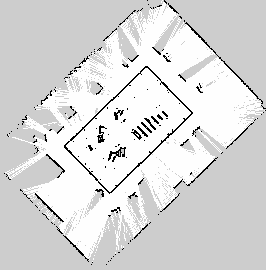
#> input picture app/savedMap/sandbox_nav_ready_20261101/map.pgm, 266 x 270 px, found by its file name
$ python build_project_hull.py
#> lines starting #> are read from the running program, lines starting #| are printed output that depends on the picture; after the words box and inside, x2 and y2 are one past the last pixel; in counts of white or black regions, pixels touching at a corner belong together
"""Third attempt: keepout = convex hull of the sandbox plate minus lidar obstacles.

The plate (the real drivable rectangle) is recovered as the convex hull of the
existing keepout mask, which already spans the plate. Allowing the hull minus
obstacles gives the costmap a free band wide enough for the 0.23 m body while
still keeping the car off the room floor and the model districts.
"""
import hashlib
import json
import math
import os

import numpy as np
from PIL import Image, ImageFilter
from scipy.spatial import ConvexHull

RES = 0.05
ORIGIN = [-5.04, -7.53]
SRC = r"app/savedMap/sandbox_nav_ready_20261101"
OUT = r"app/savedMap/sandbox_nav_hull20261101"

map_pgm = Image.open(SRC + "/map.pgm").convert("L")
#> map_pgm is the input picture: PIL image 266x270 L; min 0, max 254, mean 217.4
w, h = map_pgm.size
#> w = 266; h = 270
real = np.array(map_pgm)
occ = real <= 60
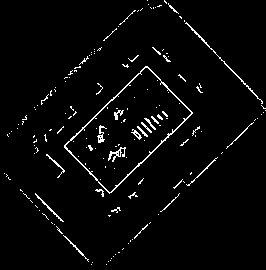
#> occ: shape (270, 266) bool; 3.1% white in thin lines or dots

old = np.array(Image.open(SRC + "/keepout.pgm").convert("L")) >= 250
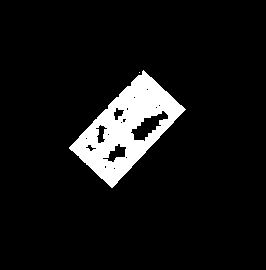
#> input picture app/savedMap/sandbox_nav_ready_20261101/keepout.pgm, 266 x 270 px, found by its file name
#> old: shape (270, 266) bool; 7.7% white; 2 white regions (1 under 20 px), largest, box (x1, y1, x2, y2) and area: (69, 70, 186, 188) 5519
rows, cols = np.nonzero(old)
#> rows = 5520 values from 70 to 187; cols = 5520 values, max 185 at index 1625, min 69 at index 3998, mean 126.1
pts = np.column_stack([cols * RES + ORIGIN[0], rows * RES + ORIGIN[1]])
#> pts = 5520 pairs, first value -1.59 to 4.21, second value -4.03 to 1.82
hull = ConvexHull(pts)
poly = pts[hull.vertices]
#> poly = 16 rows, first 8: [1.91, -3.93], [2.11, -4.03], [2.51, -3.68], [4.01, -2.28], [4.21, -2.08], [3.61, -1.43], [0.81, 1.57], [0.56, 1.82]
print("hull vertices", len(poly))
#| hull vertices 16

# rasterise the hull with a half-pixel scan test
grid_cols, grid_rows = np.meshgrid(np.arange(w), np.arange(h))
xs = grid_cols * RES + ORIGIN[0]
ys = grid_rows * RES + ORIGIN[1]
inside = np.ones((h, w), dtype=bool)
for k in range(len(poly)):
    x1, y1 = poly[k]
    x2, y2 = poly[(k + 1) % len(poly)]
    cross = (x2 - x1) * (ys - y1) - (y2 - y1) * (xs - x1)
    inside &= cross >= -1e-9
#> this loop made 16 passes
#> (x1, y1, x2, y2) on passes 1 to 12: (1.91, -3.93, 2.11, -4.03), (2.11, -4.03, 2.51, -3.68), (2.51, -3.68, 4.01, -2.28), (4.01, -2.28, 4.21, -2.08), (4.21, -2.08, 3.61, -1.43), (3.61, -1.43, 0.81, 1.57), (0.81, 1.57, 0.56, 1.82), (0.56, 1.82, 0.51, 1.82), (0.51, 1.82, 0.01, 1.37), (0.01, 1.37, -1.49, -0.03), (-1.49, -0.03, -1.59, -0.13), (-1.59, -0.13, -1.59, -0.18)
#> pass 1, `cross = (x2 - x1) * (ys - y1) - (y2 - y1) * (xs - x1)`:
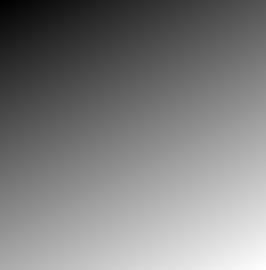
#> cross: shape (270, 266) float64; min -1.42, max 2.6, mean 0.593; drawn with min black and max white
#> pass 1, `inside &= cross >= -1e-9`:
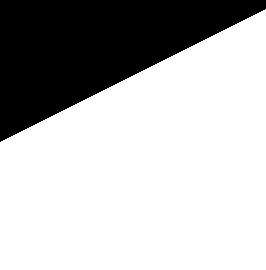
#> inside: shape (270, 266) bool; 72% white; 1 black region, box (x1, y1, x2, y2) and area: (0, 0, 266, 142) 20083
#> pass 2, `inside &= cross >= -1e-9`:
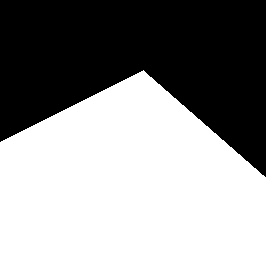
#> inside: shape (270, 266) bool; 57.6% white; 1 black region, box (x1, y1, x2, y2) and area: (0, 0, 266, 177) 30422
#> after the loop:
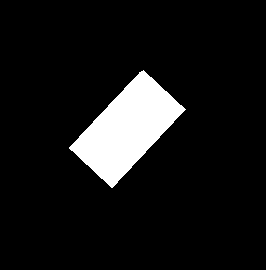
#> inside: shape (270, 266) bool; 8.9% white; 1 white region, box (x1, y1, x2, y2) and area: (69, 70, 186, 188) 6384

obstacles = np.array(Image.fromarray((occ * 255).astype("uint8")).filter(ImageFilter.MaxFilter(3))) > 0
#> obstacles: shape (270, 266) bool; 9.8% white; 56 white regions (17 under 20 px), largest, box (x1, y1, x2, y2) and area: (63, 65, 194, 198) 1753, (163, 0, 266, 116) 653, (130, 110, 169, 142) 529
keep = inside & ~obstacles
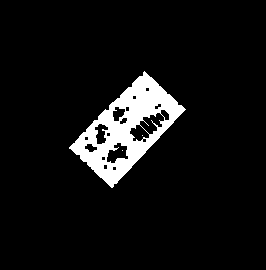
#> keep: shape (270, 266) bool; 7% white; 3 white regions (2 under 20 px), largest, box (x1, y1, x2, y2) and area: (69, 71, 186, 188) 5006
print("keepout cells %d (%.2f m2)" % (keep.sum(), keep.sum() * 0.0025))
#| keepout cells 5008 (12.52 m2)

nodes = json.load(open(r".work\net_nodes.json", encoding="utf-8"))
#> (reads .work/net_nodes.json from the repository)
pos = {int(i): tuple(p) for i, p, _ in nodes}
links = {int(i): [int(t) for t in to] for i, _, to in nodes}
edges = sorted({(min(x, y), max(x, y)) for x, ts in links.items() for y in ts})


def sampled(p, q, step=0.02):
    length = math.dist(p, q)
    n = max(1, int(math.ceil(length / step)))
    for i in range(n + 1):
        yield p[0] + (q[0] - p[0]) * i / n, p[1] + (q[1] - p[1]) * i / n


def inside_keep(x, y):
    col = int(round((x - ORIGIN[0]) / RES))
    row = int(round((y - ORIGIN[1]) / RES))
    return 0 <= row < h and 0 <= col < w and keep[row, col]


edge_widths = {}
bad = 0
for a_, b in edges:
    if not all(inside_keep(x, y) for x, y in sampled(pos[a_], pos[b])):
        bad += 1
        width = 0.0
    else:
        width = 0.50
    edge_widths["%d:%d" % (a_, b)] = width
    edge_widths["%d:%d" % (b, a_)] = width
#> this loop made 110 passes
#> after the loop, bad = 73; edge_widths = 220 items
print("edges outside keepout %d" % bad)
#| edges outside keepout 73

os.makedirs(OUT, exist_ok=True)
map_pgm.save(OUT + "/map.pgm")
mask = np.where(keep, 255, 0).astype("uint8")
Image.fromarray(mask).save(OUT + "/roads.pgm")
Image.fromarray(mask).save(OUT + "/keepout.pgm")
yaml = """image: {name}.pgm
mode: trinary
resolution: 0.05
origin: [-5.04, -7.53, 0]
negate: 0
occupied_thresh: 0.65
free_thresh: 0.25
"""
for name in ("map", "roads", "keepout"):
    open(OUT + "/" + name + ".yaml", "w", encoding="utf-8", newline="\n").write(yaml.format(name=name))

lines = ["waypoints:"]
for i in sorted(pos):
    lines.append("  - id: %d" % i)
    lines.append("    pose: [%.4f, %.4f]" % pos[i])
    lines.append("    to: %s" % json.dumps(sorted(links[i])))
    lines.append("    name: 路口%d" % i)
open(OUT + "/road_network.yaml", "w", encoding="utf-8", newline="\n").write("\n".join(lines) + "\n")

files = ["map.pgm", "map.yaml", "roads.pgm", "roads.yaml", "keepout.pgm", "keepout.yaml", "road_network.yaml"]
sha = {n: hashlib.sha256(open(OUT + "/" + n, "rb").read()).hexdigest() for n in files}
meta = {
    "version": 1,
    "id": "sandbox_nav_hull20261101",
    "frame": "map",
    "calibrated": True,
    "max_rms": 0.075,
    "calibration": {
        "source": [[0.0, 0.0], [1.0, 0.0], [0.0, 1.0]],
        "target": [[0.0, 0.0], [1.0, 0.0], [0.0, 1.0]],
        "transform": {"x": 0.0, "y": 0.0, "yaw": 0.0, "rms": 0.0, "maximum": 0.0, "scale_ratio": 1.0},
    },
    "edge_widths": edge_widths,
    "narrow_enabled": True,
    "narrow_nodes": [],
    "sources": {"localization": "map.yaml", "roads": "roads.yaml"},
    "sha256": sha,
}
json.dump(meta, open(OUT + "/sandbox.json", "w", encoding="utf-8", newline="\n"), ensure_ascii=False, indent=2)
print("wrote", OUT)
